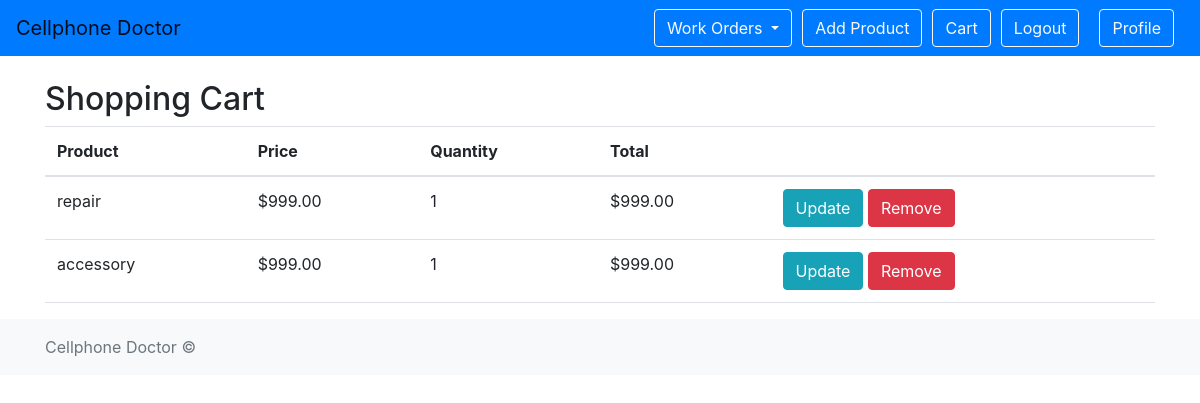
Page /shop/view_cart/ (signed in) on the committed database.
### shop/models.py (models this page shows, shortened)
class ShoppingCartItem(models.Model):
    user = models.ForeignKey(User, on_delete=models.CASCADE)
    product = models.ForeignKey(Product, on_delete=models.CASCADE)
    quantity = models.PositiveIntegerField(default=1)
    def get_total_price(self):
        return self.product.price * self.quantity

class Product(models.Model):
    name = models.CharField(max_length=255)
    description = models.TextField()
    price = models.DecimalField(max_digits=10, decimal_places=2)
    image = models.ImageField(upload_to='products/', null=True, blank=True)

### shop/views.py (the view)
# urls.py: path('view_cart/', views.view_cart, name='view_cart'),
@login_required
def view_cart(request):
    cart_items = ShoppingCartItem.objects.filter(user=request.user)
    return render(request, 'shop/view_cart.html', {'cart_items': cart_items})

### shop/templates/shop/view_cart.html
{% extends 'base.html' %}
{% block content %}
  <h2>Shopping Cart</h2>
  <table class="table">
    <thead>
      <tr>
        <th>Product</th>
        <th>Price</th>
        <th>Quantity</th>
        <th>Total</th>
        <th></th>
      </tr>
    </thead>
    <tbody>
      {% for cart_item in cart_items %}
        <tr>
          <td>{{ cart_item.product.name }}</td>
          <td>${{ cart_item.product.price }}</td>
          <td>{{ cart_item.quantity }}</td>
          <td>${{ cart_item.get_total_price }}</td>
          <td>
            <a href="{% url 'shop:update_cart' cart_item.id %}" class="btn btn-info">Update</a>
            <a href="{% url 'shop:remove_from_cart' cart_item.id %}" class="btn btn-danger">Remove</a>
            </td>
            </tr>
            {% endfor %}
            </tbody>
              </table>
            {% endblock %}

### rows in the picture
ShoppingCartItem: product.name "repair", product.price "999.00", quantity "1", get_total_price "999.00"
ShoppingCartItem: product.name "accessory", product.price "999.00", quantity "1", get_total_price "999.00"
